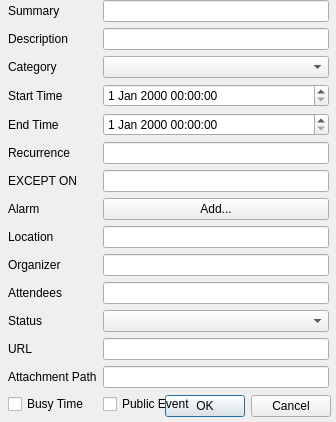
<?xml version="1.0" encoding="UTF-8"?>
<ui version="4.0">
 <class>AddEvent</class>
 <widget class="QDialog" name="AddEvent">
  <property name="windowModality">
   <enum>Qt::WindowModal</enum>
  </property>
  <property name="geometry">
   <rect>
    <x>0</x>
    <y>0</y>
    <width>336</width>
    <height>422</height>
   </rect>
  </property>
  <property name="windowTitle">
   <string>Add Event</string>
  </property>
  <widget class="QDialogButtonBox" name="buttonBox">
   <property name="geometry">
    <rect>
     <x>-10</x>
     <y>390</y>
     <width>341</width>
     <height>32</height>
    </rect>
   </property>
   <property name="orientation">
    <enum>Qt::Horizontal</enum>
   </property>
   <property name="standardButtons">
    <set>QDialogButtonBox::Cancel|QDialogButtonBox::Ok</set>
   </property>
  </widget>
  <widget class="QWidget" name="formLayoutWidget">
   <property name="geometry">
    <rect>
     <x>8</x>
     <y>0</y>
     <width>321</width>
     <height>508</height>
    </rect>
   </property>
   <layout class="QFormLayout" name="formLayout">
    <property name="fieldGrowthPolicy">
     <enum>QFormLayout::AllNonFixedFieldsGrow</enum>
    </property>
    <item row="0" column="0">
     <widget class="QLabel" name="SummaryLabel">
      <property name="text">
       <string>Summary</string>
      </property>
     </widget>
    </item>
    <item row="0" column="1">
     <widget class="QLineEdit" name="SummaryEdit"/>
    </item>
    <item row="1" column="0">
     <widget class="QLabel" name="DescriptionLabel">
      <property name="text">
       <string>Description</string>
      </property>
     </widget>
    </item>
    <item row="1" column="1">
     <widget class="QLineEdit" name="DescriptionEdit"/>
    </item>
    <item row="2" column="0">
     <widget class="QLabel" name="CategoryLabel">
      <property name="text">
       <string>Category</string>
      </property>
     </widget>
    </item>
    <item row="2" column="1">
     <widget class="QComboBox" name="CategoryBox"/>
    </item>
    <item row="3" column="0">
     <widget class="QLabel" name="StartLabel">
      <property name="text">
       <string>Start Time</string>
      </property>
     </widget>
    </item>
    <item row="3" column="1">
     <widget class="QDateTimeEdit" name="StartTimeEdit"/>
    </item>
    <item row="4" column="0">
     <widget class="QLabel" name="EndLabel">
      <property name="text">
       <string>End Time</string>
      </property>
     </widget>
    </item>
    <item row="4" column="1">
     <widget class="QDateTimeEdit" name="EndTimeEdit"/>
    </item>
    <item row="5" column="0">
     <widget class="QLabel" name="RecurLabel">
      <property name="text">
       <string>Recurrence</string>
      </property>
     </widget>
    </item>
    <item row="5" column="1">
     <widget class="QLineEdit" name="RecurrenceEdit"/>
    </item>
    <item row="6" column="0">
     <widget class="QLabel" name="ExceptionLabel">
      <property name="text">
       <string>EXCEPT ON</string>
      </property>
     </widget>
    </item>
    <item row="6" column="1">
     <widget class="QLineEdit" name="ExceptionEdit">
      <property name="inputMethodHints">
       <set>Qt::ImhPreferNumbers</set>
      </property>
     </widget>
    </item>
    <item row="7" column="0">
     <widget class="QLabel" name="AlarmLabel">
      <property name="text">
       <string>Alarm</string>
      </property>
     </widget>
    </item>
    <item row="7" column="1">
     <widget class="QPushButton" name="addAlarmButton">
      <property name="text">
       <string>Add...</string>
      </property>
     </widget>
    </item>
    <item row="8" column="0">
     <widget class="QLabel" name="LocationLabel">
      <property name="text">
       <string>Location</string>
      </property>
     </widget>
    </item>
    <item row="8" column="1">
     <widget class="QLineEdit" name="LocationEdit"/>
    </item>
    <item row="9" column="0">
     <widget class="QLabel" name="OrganizerLabel">
      <property name="text">
       <string>Organizer</string>
      </property>
     </widget>
    </item>
    <item row="9" column="1">
     <widget class="QLineEdit" name="OrganizerEdit"/>
    </item>
    <item row="10" column="0">
     <widget class="QLabel" name="AttendLabel">
      <property name="text">
       <string>Attendees</string>
      </property>
     </widget>
    </item>
    <item row="10" column="1">
     <widget class="QLineEdit" name="AttendEdit"/>
    </item>
    <item row="11" column="0">
     <widget class="QLabel" name="StatusLabel">
      <property name="text">
       <string>Status</string>
      </property>
     </widget>
    </item>
    <item row="11" column="1">
     <widget class="QComboBox" name="StatusBox"/>
    </item>
    <item row="12" column="0">
     <widget class="QLabel" name="UrlLabel">
      <property name="text">
       <string>URL</string>
      </property>
     </widget>
    </item>
    <item row="12" column="1">
     <widget class="QLineEdit" name="UrlEdit">
      <property name="inputMethodHints">
       <set>Qt::ImhUrlCharactersOnly</set>
      </property>
     </widget>
    </item>
    <item row="13" column="0">
     <widget class="QLabel" name="AttachLabel">
      <property name="text">
       <string>Attachment Path</string>
      </property>
     </widget>
    </item>
    <item row="13" column="1">
     <widget class="QLineEdit" name="AttachEdit">
      <property name="inputMethodHints">
       <set>Qt::ImhUrlCharactersOnly</set>
      </property>
     </widget>
    </item>
    <item row="14" column="0">
     <widget class="QCheckBox" name="BusyTimeBox">
      <property name="text">
       <string>Busy Time</string>
      </property>
     </widget>
    </item>
    <item row="14" column="1">
     <widget class="QCheckBox" name="PublicBox">
      <property name="text">
       <string>Public Event</string>
      </property>
     </widget>
    </item>
   </layout>
  </widget>
 </widget>
 <resources/>
 <connections>
  <connection>
   <sender>buttonBox</sender>
   <signal>accepted()</signal>
   <receiver>AddEvent</receiver>
   <slot>accept()</slot>
   <hints>
    <hint type="sourcelabel">
     <x>248</x>
     <y>254</y>
    </hint>
    <hint type="destinationlabel">
     <x>157</x>
     <y>274</y>
    </hint>
   </hints>
  </connection>
  <connection>
   <sender>buttonBox</sender>
   <signal>rejected()</signal>
   <receiver>AddEvent</receiver>
   <slot>reject()</slot>
   <hints>
    <hint type="sourcelabel">
     <x>316</x>
     <y>260</y>
    </hint>
    <hint type="destinationlabel">
     <x>286</x>
     <y>274</y>
    </hint>
   </hints>
  </connection>
 </connections>
</ui>
